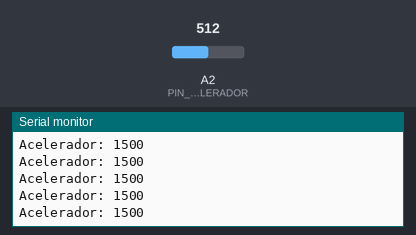
The sketch below on a simulated Arduino Uno, built with avr-gcc and run on an emulated ATmega328P. On the bench: the last lines printed to the serial monitor. The inputs (shaded band) are chosen by the test bench; at power-on: A2 (PIN_ACELERADOR) = 512. No radio packets arrive unless stated.

Above: at 4.2 s.
4.3 s: A2 (PIN_ACELERADOR) set to 716
At 4.33 s:
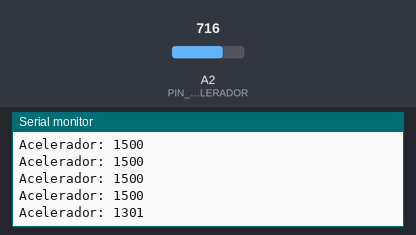
5.8 s: A2 (PIN_ACELERADOR) set to 900
At 5.86 s:
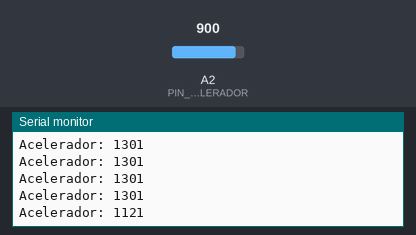
Timing chart, 0 to 8.8 s (numbered marks = the images above; inputs shaded):
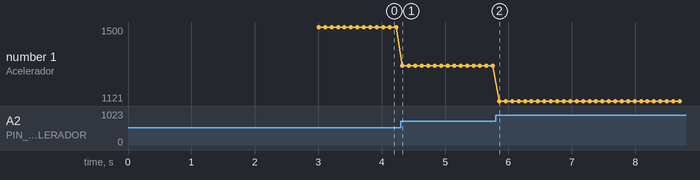

Measured:
- after the input at 4.3 s, the serial monitor: prints a new line at once (image 1)
- after the input at 5.8 s, the serial monitor: prints a new line after 0.05 s (image 2)
- plotted number 1: 1500 → 1301 after the input at 4.3 s, 1301 → 1121 after the input at 5.8 s

The sketch:

AceleradorTransmisor.ino
```cpp
#include <RF24.h>
//constantes
#define CE_PIN  9
#define CSN_PIN 10
#define PIN_ACELERADOR A2
#define ADDRESS 1234
#define TICK_DEBUG 100
#define ACELERADOR_UMBRAL 5
//variables
unsigned long currentTime = 0;
int muestras = 10;
int sum = 0;
int acelerador;
int aceleradorMapeado;
int aceleradorActual;
int aceleradorAnterior;

//inicializamos objetos
RF24 radio(CE_PIN, CSN_PIN);

void setup() {
  pinMode(PIN_ACELERADOR, INPUT);
  Serial.begin(9600);
  //config radio como transmisor
  radio.begin();
  radio.setDataRate(RF24_250KBPS);
  radio.openWritingPipe(ADDRESS);
  Serial.println("StartSend");
  delay(3000);
}

void loop() {

  acelerador = analogRead(PIN_ACELERADOR);// almacenamos lectura del pin del acelerador en var acelerador

  aceleradorMapeado = map(acelerador, 0, 1023, 2000, 1000); //Invierto la lectura del acelerador ya que el potenciometro esta al revez

  aceleradorActual = aceleradorMapeado;
  //escalado de lecturas
  if (aceleradorActual > aceleradorAnterior + ACELERADOR_UMBRAL || aceleradorActual < aceleradorAnterior - ACELERADOR_UMBRAL)
    aceleradorActual = aceleradorActual;
  else
    aceleradorActual = aceleradorAnterior;

  aceleradorAnterior = aceleradorActual;

  radio.write(&aceleradorActual, sizeof(aceleradorActual));// enviamos la aceleracion
  //imprimimos por el serial
  if (millis() > currentTime + TICK_DEBUG)
    {
        Serial.print("Acelerador: ");
        Serial.println(aceleradorActual);
        currentTime = millis();
    }
}
```
